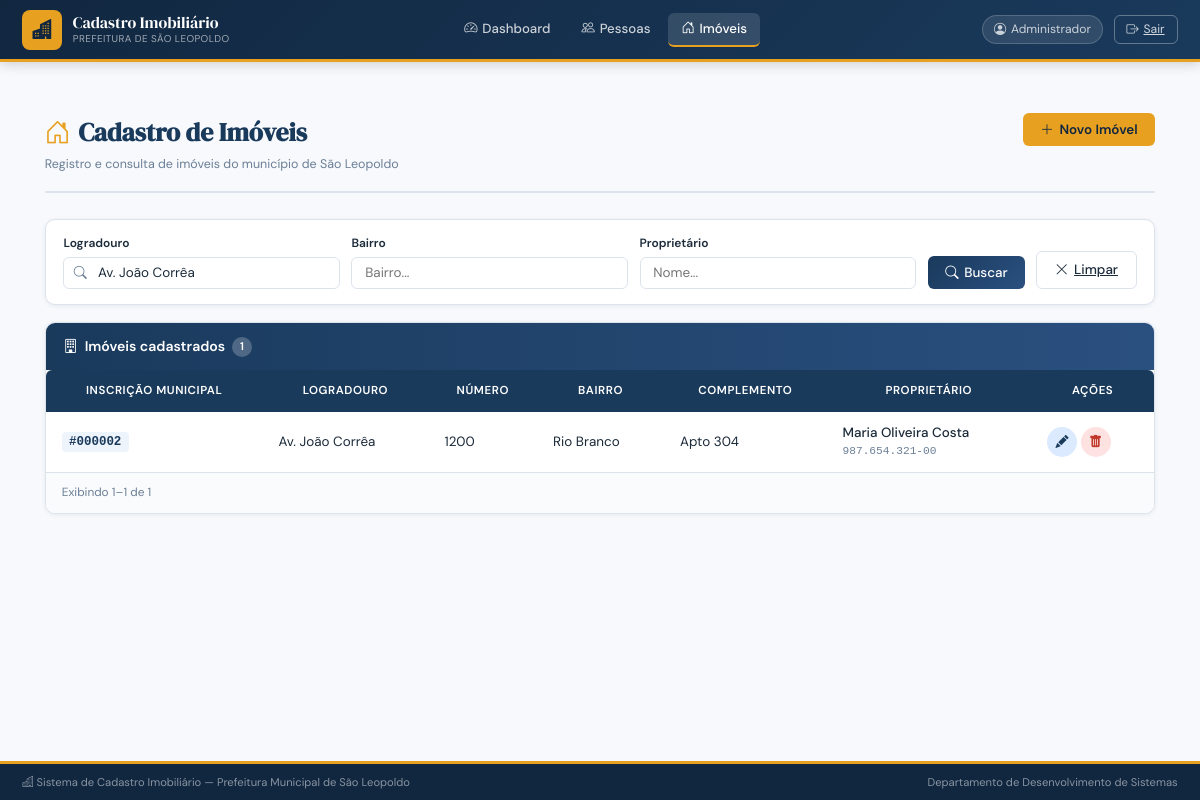
Page /imoveis.php?logradouro=Av. João Corrêa (signed in) on the committed database.
### tables this page shows
CREATE TABLE IF NOT EXISTS imoveis (
  id           INT AUTO_INCREMENT PRIMARY KEY,
  logradouro   VARCHAR(200) NOT NULL,
  numero       VARCHAR(20)  NOT NULL,
  bairro       VARCHAR(100) NOT NULL,
  complemento  VARCHAR(100) NULL,
  pessoa_id    INT          NOT NULL,
  criado_em    TIMESTAMP DEFAULT CURRENT_TIMESTAMP,
  atualizado_em TIMESTAMP DEFAULT CURRENT_TIMESTAMP ON UPDATE CURRENT_TIMESTAMP,
  CONSTRAINT fk_imovel_pessoa
    FOREIGN KEY (pessoa_id) REFERENCES pessoas(id)
    ON DELETE RESTRICT ON UPDATE CASCADE
);

CREATE TABLE IF NOT EXISTS pessoas (
  id                INT AUTO_INCREMENT PRIMARY KEY,
  nome              VARCHAR(150) NOT NULL,
  data_nascimento   DATE         NOT NULL,
  cpf               VARCHAR(14)  NOT NULL UNIQUE,
  sexo              ENUM('M','F','O') NOT NULL,
  telefone          VARCHAR(20)  NULL,
  email             VARCHAR(150) NULL,
  criado_em         TIMESTAMP DEFAULT CURRENT_TIMESTAMP,
  atualizado_em     TIMESTAMP DEFAULT CURRENT_TIMESTAMP ON UPDATE CURRENT_TIMESTAMP
);

### imoveis.php (the view, shortened to what this page needs)
<?php
$pdo = getDB();
$qLogr  = trim($_GET['logradouro']   ?? '');
$qBairro= trim($_GET['bairro']       ?? '');
$qProp  = trim($_GET['proprietario'] ?? '');
$pagina = max(1, (int)($_GET['pagina'] ?? 1));
$limit  = 10;
$offset = ($pagina - 1) * $limit;
$conds = [];
$params = [];
if ($qLogr)  { $conds[] = 'i.logradouro LIKE ?'; $params[] = "%$qLogr%"; }
$where = $conds ? 'WHERE ' . implode(' AND ', $conds) : '';
$total = $pdo->prepare("SELECT COUNT(*) FROM imoveis i JOIN pessoas p ON i.pessoa_id=p.id $where");
$total->execute($params);
$totalRows  = (int)$total->fetchColumn();
$stmt = $pdo->prepare("
    SELECT i.*, p.nome AS prop_nome, p.cpf AS prop_cpf
    FROM imoveis i
    JOIN pessoas p ON i.pessoa_id = p.id
    $where
    ORDER BY i.logradouro, i.numero
    LIMIT $limit OFFSET $offset
");
$stmt->execute($params);
$imoveis = $stmt->fetchAll();
$pessoas = $pdo->query('SELECT id, nome, cpf FROM pessoas ORDER BY nome ASC')->fetchAll();
require_once __DIR__ . '/../includes/header.php';
?>
<div style="max-width:1400px;margin:0 auto;padding:1.6rem 1.4rem">
  <div class="page-header">
    <div>
      <h1><i class="bi bi-house-door"></i>Cadastro de Imóveis</h1>
      <p class="page-subtitle">Registro e consulta de imóveis do município de São Leopoldo</p>
    </div>
    <?php if (empty($pessoas)): ?>
      <button class="btn btn-accent" disabled title="Cadastre uma pessoa primeiro">
        <i class="bi bi-plus-lg"></i> Novo Imóvel
      </button>
    <?php else: ?>
      <button class="btn btn-accent" onclick="abrirNovoImovel()">
        <i class="bi bi-plus-lg"></i> Novo Imóvel
      </button>
    <?php endif; ?>
  </div>
  <form method="GET" class="filter-bar">
    <div class="filter-group">
      <label>Logradouro</label>
      <div class="search-wrap">
        <input type="text" name="logradouro" class="form-control"
               placeholder="Rua, Avenida..." value="<?= htmlspecialchars($qLogr) ?>">
      </div>
    </div>
    <div class="filter-group">
      <label>Bairro</label>
      <input type="text" name="bairro" class="form-control"
             placeholder="Bairro..." value="<?= htmlspecialchars($qBairro) ?>">
    </div>
    <div class="filter-group">
      <label>Proprietário</label>
      <input type="text" name="proprietario" class="form-control"
             placeholder="Nome..." value="<?= htmlspecialchars($qProp) ?>">
    </div>
    <button type="submit" class="btn btn-primary"><i class="bi bi-search"></i> Buscar</button>
    <?php if ($qLogr || $qBairro || $qProp): ?>
    <a href="imoveis.php" class="btn btn-outline"><i class="bi bi-x-lg"></i> Limpar</a>
    <?php endif; ?>
  </form>
  <div class="card">
    <div class="card-header">
      <i class="bi bi-building"></i> Imóveis cadastrados
      <span class="badge-cnt"><?= $totalRows ?></span>
    </div>
    <div class="table-wrap">
      <table class="tbl">
        <thead>
          <tr>
            <th>Inscrição Municipal</th><th>Logradouro</th><th>Número</th>
            <th>Bairro</th><th>Complemento</th><th>Proprietário</th><th>Ações</th>
          </tr>
        </thead>
        <tbody>
        <?php if (empty($imoveis)): ?>
          <tr><td colspan="7">
            <div class="empty-state">
              <i class="bi bi-house-slash"></i>
              <p><?= ($qLogr||$qBairro||$qProp) ? 'Nenhum resultado para os filtros informados.' : 'Nenhum imóvel cadastrado ainda.' ?></p>
            </div>
          </td></tr>
        <?php else: ?>
          <?php foreach ($imoveis as $im): ?>
          <tr>
            <td><span class="inscricao">#<?= str_pad($im['id'],6,'0',STR_PAD_LEFT) ?></span></td>
            <td><?= htmlspecialchars($im['logradouro']) ?></td>
            <td><?= htmlspecialchars($im['numero']) ?></td>
            <td><?= htmlspecialchars($im['bairro']) ?></td>
            <td><?= $im['complemento'] ? htmlspecialchars($im['complemento']) : '<span class="muted">—</span>' ?></td>
            <td>
              <div class="prop-name"><?= htmlspecialchars($im['prop_nome']) ?></div>
              <div class="prop-cpf"><?= htmlspecialchars($im['prop_cpf']) ?></div>
            </td>
            <td>
              <button class="btn-icon btn-edit" title="Editar"
                      onclick='abrirEdicaoImovel(<?= json_encode($im) ?>)'>
                <i class="bi bi-pencil-fill"></i>
              </button>
              <form method="POST" style="display:inline">
                <button type="submit" class="btn-icon btn-delete" title="Excluir"
                        onclick="return confirm('Excluir <?= addslashes($im['logradouro'].', '.$im['numero']) ?>?\nEsta ação não pode ser desfeita.')">
                  <i class="bi bi-trash-fill"></i>
                </button>
              </form>
            </td>
          </tr>
          <?php endforeach; ?>
        <?php endif; ?>
        </tbody>
      </table>
    </div>
    <div class="table-footer">
      <small>
        <?php if ($totalRows): ?>
          Exibindo <?= min($offset+1,$totalRows) ?>–<?= min($offset+$limit,$totalRows) ?> de <?= $totalRows ?>
        <?php endif; ?>
      </small>
    </div>
  </div>
</div>
<?php require_once __DIR__ . '/../includes/footer.php'; ?>

### style.css (style rules this page uses)
:root { --pri: #1a3a5c; --pri-d: #112740; --pri-l: #2a5080; --acc: #e8a020; --acc-l: #f5c050; --surf: #f7f9fc; --card: #ffffff; --bdr: #dde3ed; --txt: #1c2b3a; --muted: #6b7f96; --ok: #1e8a5e; --err: #c0392b; --warn: #d4820a; --r: 10px; --rs: 6px; --shadow-sm: 0 1px 4px rgba(26,58,92,.08); --shadow-md: 0 4px 16px rgba(26,58,92,.13); --trans: .18s ease; }
*, *::before, *::after { box-sizing: border-box; margin: 0; padding: 0; }
html { scroll-behavior: smooth; }
body { font-family: 'DM Sans', sans-serif; background: var(--surf); color: var(--txt); min-height: 100vh; display: flex; flex-direction: column; font-size: 14px; line-height: 1.5; }
.page-header { display: flex; align-items: flex-start; justify-content: space-between; margin-bottom: 1.6rem; padding-bottom: 1.1rem; border-bottom: 2px solid var(--bdr); gap: 1rem; flex-wrap: wrap; }
.page-header h1 { font-family: 'DM Serif Display', serif; font-size: 1.6rem; color: var(--pri); display: flex; align-items: center; gap: .5rem; }
.page-header h1 i { color: var(--acc); }
.page-subtitle { font-size: .78rem; color: var(--muted); margin-top: .2rem; }
.card { background: var(--card); border: 1px solid var(--bdr); border-radius: var(--r); overflow: hidden; box-shadow: var(--shadow-sm); transition: box-shadow var(--trans); }
.card-header { background: linear-gradient(90deg, var(--pri) 0%, var(--pri-l) 100%); color: #fff; padding: .82rem 1.1rem; font-size: .88rem; font-weight: 600; display: flex; align-items: center; gap: .45rem; }
.table-wrap { overflow-x: auto; }
table.tbl { width: 100%; border-collapse: separate; border-spacing: 0; font-size: .84rem; }
table.tbl thead th { background: var(--pri); color: #fff; padding: .75rem 1rem; font-size: .72rem; text-transform: uppercase; letter-spacing: .05em; white-space: nowrap; font-weight: 600; }
table.tbl thead th:first-child { border-radius: var(--rs) 0 0 0; }
table.tbl thead th:last-child { border-radius: 0 var(--rs) 0 0; }
table.tbl tbody tr { transition: background var(--trans); }
table.tbl tbody td { padding: .72rem 1rem; border-bottom: 1px solid var(--bdr); vertical-align: middle; }
table.tbl tbody tr:last-child td { border-bottom: none; }
.table-footer { padding: .7rem 1rem; border-top: 1px solid var(--bdr); background: #fafbfd; display: flex; align-items: center; justify-content: space-between; gap: .5rem; flex-wrap: wrap; }
.table-footer small { font-size: .74rem; color: var(--muted); }
.badge-cnt { background: rgba(255,255,255,.22); color: #fff; font-size: .7rem; padding: .12rem .48rem; border-radius: 12px; }
.inscricao { font-family: monospace; font-size: .78rem; background: #eef4fb; color: var(--pri); padding: .18rem .45rem; border-radius: 4px; font-weight: 700; }
.btn { border: none; border-radius: var(--rs); padding: .5rem 1.1rem; font-size: .84rem; font-weight: 500; font-family: 'DM Sans', sans-serif; cursor: pointer; display: inline-flex; align-items: center; gap: .35rem; transition: var(--trans); white-space: nowrap; }
.btn-primary { background: linear-gradient(135deg, var(--pri) 0%, var(--pri-l) 100%); color: #fff; }
.btn-accent { background: var(--acc); color: var(--pri-d); font-weight: 600; }
.btn-outline { background: none; border: 1.5px solid var(--bdr); color: var(--txt); }
.btn-icon { width: 30px; height: 30px; border-radius: 50%; display: inline-flex; align-items: center; justify-content: center; font-size: .82rem; border: none; cursor: pointer; transition: transform var(--trans), background var(--trans); }
.btn-edit { background: #dbeafe; color: var(--pri); }
.btn-delete { background: #fee2e2; color: var(--err); }
.filter-bar { background: var(--card); border: 1px solid var(--bdr); border-radius: var(--r); padding: .9rem 1.1rem; display: flex; gap: .7rem; align-items: flex-end; flex-wrap: wrap; margin-bottom: 1.1rem; box-shadow: var(--shadow-sm); }
.filter-group { flex: 1; min-width: 150px; }
.filter-group label { font-size: .75rem; font-weight: 600; display: block; margin-bottom: .28rem; }
.form-control, .form-select { width: 100%; padding: .42rem .8rem; border: 1.5px solid var(--bdr); border-radius: var(--rs); font-size: .84rem; font-family: 'DM Sans', sans-serif; background: var(--card); color: var(--txt); transition: border-color var(--trans), box-shadow var(--trans); }
.search-wrap { position: relative; }
.search-wrap .form-control { padding-left: 2.1rem; }
.prop-name { font-size: .84rem; font-weight: 500; }
.prop-cpf { font-size: .7rem; color: var(--muted); font-family: monospace; }

### rows in the picture
imoveis: id "000002", logradouro "Av. João Corrêa", numero "1200", bairro "Rio Branco", complemento "Apto 304", pessoa.nome "Maria Oliveira Costa", pessoa.cpf "987.654.321-00"

### other values in the picture
$user['nome'] "Administrador"
$totalRows "1"
min($offset+1,$totalRows) "1"
min($offset+$limit,$totalRows) "1"
